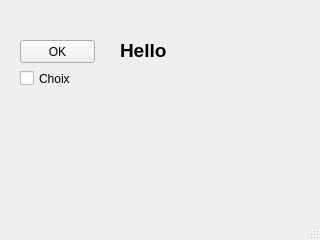
<?xml version="1.0" encoding="UTF-8"?>
<ui version="4.0">
 <class>MainWindow</class>
 <widget class="QMainWindow" name="MainWindow">
  <property name="geometry">
   <rect>
    <x>0</x>
    <y>0</y>
    <width>320</width>
    <height>240</height>
   </rect>
  </property>
  <property name="windowTitle">
   <string>Ex04-checkBox</string>
  </property>
  <widget class="QWidget" name="centralwidget">
   <widget class="QPushButton" name="pushButton">
    <property name="geometry">
     <rect>
      <x>20</x>
      <y>40</y>
      <width>75</width>
      <height>23</height>
     </rect>
    </property>
    <property name="text">
     <string>OK</string>
    </property>
   </widget>
   <widget class="QLabel" name="label">
    <property name="geometry">
     <rect>
      <x>120</x>
      <y>30</y>
      <width>171</width>
      <height>41</height>
     </rect>
    </property>
    <property name="font">
     <font>
      <pointsize>14</pointsize>
      <weight>75</weight>
      <bold>true</bold>
     </font>
    </property>
    <property name="text">
     <string>Hello</string>
    </property>
   </widget>
   <widget class="QCheckBox" name="checkBox">
    <property name="geometry">
     <rect>
      <x>20</x>
      <y>70</y>
      <width>61</width>
      <height>17</height>
     </rect>
    </property>
    <property name="text">
     <string>Choix</string>
    </property>
    <property name="checked">
     <bool>false</bool>
    </property>
   </widget>
  </widget>
  <widget class="QMenuBar" name="menubar">
   <property name="geometry">
    <rect>
     <x>0</x>
     <y>0</y>
     <width>320</width>
     <height>21</height>
    </rect>
   </property>
  </widget>
  <widget class="QStatusBar" name="statusbar"/>
 </widget>
 <resources/>
 <connections/>
</ui>
